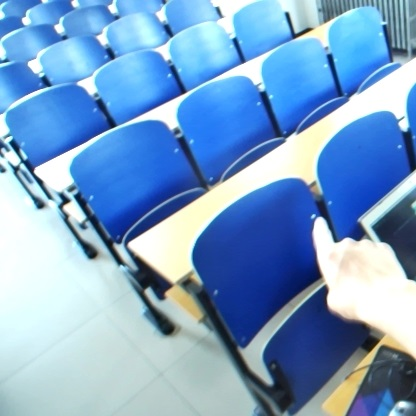
#> input picture NN_detection/1.bmp, 416 x 416 px
$ python ace.py   (older library calls are emulated)
#> lines starting #> are read from the running program, lines starting #| are printed output that depends on the picture
import cv2
import numpy as np
import math


# ACE 自适应图像增强


def stretchImage(data, s=0.005, bins=2000):  # 线性拉伸，去掉最大最小0.5%的像素值，然后线性拉伸至[0,1]
    ht = np.histogram(data, bins)
    d = np.cumsum(ht[0]) / float(data.size)
    lmin = 0
    lmax = bins - 1
    while lmin < bins:
        if d[lmin] >= s:
            break
        lmin += 1
    while lmax >= 0:
        if d[lmax] <= 1 - s:
            break
        lmax -= 1
    return np.clip((data - ht[1][lmin]) / (ht[1][lmax] - ht[1][lmin]), 0, 1)


g_para = {}


def getPara(radius=5):  # 根据半径计算权重参数矩阵
    global g_para
    m = g_para.get(radius, None)
    if m is not None:
        return m
    size = radius * 2 + 1
    m = np.zeros((size, size))
    for h in range(-radius, radius + 1):
        for w in range(-radius, radius + 1):
            if h == 0 and w == 0:
                continue
            m[radius + h, radius + w] = 1.0 / math.sqrt(h ** 2 + w ** 2)
    m /= m.sum()
    g_para[radius] = m
    return m


def zmIce(I, ratio=4, radius=300):  # 常规的ACE实现
    para = getPara(radius)
    height, width = I.shape
    zh, zw = [0] * radius + list(range(height)) + [height - 1] * radius, [0] * radius + list(range(width)) + [
        width - 1] * radius
    Z = I[np.ix_(zh, zw)]
    res = np.zeros(I.shape)
    for h in range(radius * 2 + 1):
        for w in range(radius * 2 + 1):
            if para[h][w] == 0:
                continue
            res += (para[h][w] * np.clip((I - Z[h:h + height, w:w + width]) * ratio, -1, 1))
    return res


def zmIceFast(I, ratio, radius):  # 单通道ACE快速增强实现
    height, width = I.shape[:2]

    if min(height, width) <= 2:
        return np.zeros(I.shape) + 0.5
    Rs = cv2.resize(I, (np.int((width + 1) / 2), np.int((height + 1) / 2)))
    Rf = zmIceFast(Rs, ratio, radius)  # 递归调用
    Rf = cv2.resize(Rf, (width, height))
    Rs = cv2.resize(Rs, (width, height))

    return Rf + zmIce(I, ratio, radius) - zmIce(Rs, ratio, radius)


def zmIceColor(I, ratio=2, radius=3):  # rgb三通道分别增强，ratio是对比度增强因子，radius是卷积模板半径
#> called with ratio = 2, radius = 3
    res = np.zeros(I.shape)
#> res: shape (416, 416, 3) float64; every value is 0
    for k in range(3):
        res[:, :, k] = stretchImage(zmIceFast(I[:, :, k], ratio, radius))
#> this loop made 3 passes
#> pass 1, in zmIceFast, `Rs = cv2.resize(I, (np.int((width + 1) / 2), np.int((height + 1) / 2)))`:
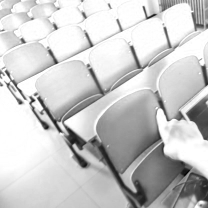
#> Rs: shape (208, 208) float64; min 0.00392, max 1, mean 0.79
#> pass 1, in zmIceFast (call 2), `Rs = cv2.resize(I, (np.int((width + 1) / 2), np.int((height + 1) / 2)))`:
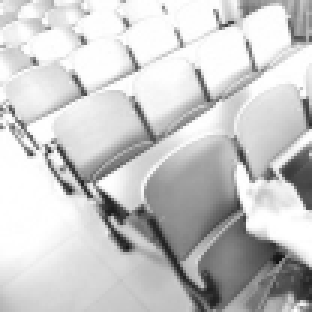
#> Rs: shape (104, 104) float64 (shown 3 times larger); min 0.076, max 1, mean 0.79
#> pass 1, in zmIceFast (call 3), `Rs = cv2.resize(I, (np.int((width + 1) / 2), np.int((height + 1) / 2)))`:
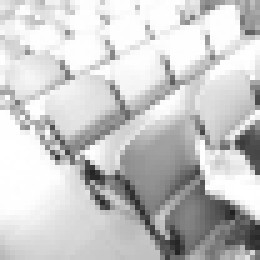
#> Rs: shape (52, 52) float64 (shown 5 times larger); min 0.131, max 1, mean 0.79
#> pass 1, in zmIceFast (call 4), `Rs = cv2.resize(I, (np.int((width + 1) / 2), np.int((height + 1) / 2)))`:
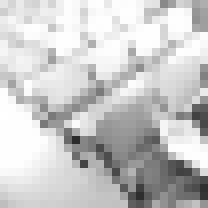
#> Rs: shape (26, 26) float64 (shown 8 times larger); min 0.175, max 1, mean 0.79
#> after the loop:
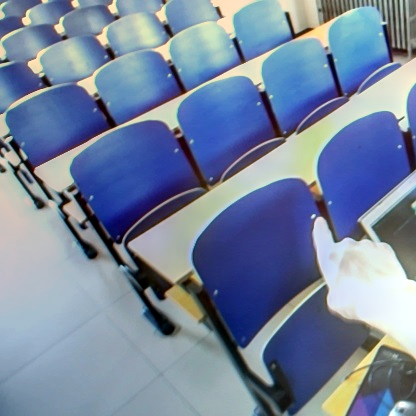
#> res: shape (416, 416, 3) float64; mean B, G, R 0.619, 0.52, 0.46
    return res


if __name__ == '__main__':
    m = zmIceColor(cv2.imread('1.bmp') / 255.0) * 255
    print(m)
#> (printed output is left out)
    cv2.imwrite('zmIce.jpg', m)

$ run again, with NN_detection/2.jpg saved as NN_detection/1.bmp
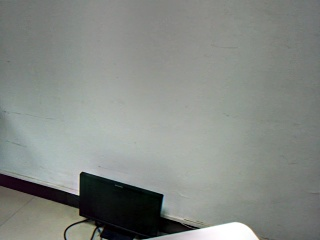
#> input picture NN_detection/2.jpg, 320 x 240 px
#> the loop in zmIceColor, `for k in range(3):` made 3 passes
#> pass 1, in zmIceFast (call 3), `Rs = cv2.resize(I, (np.int((width + 1) / 2), np.int((height + 1) / 2)))`:
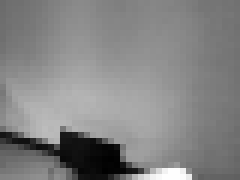
#> Rs: shape (30, 40) float64 (shown 6 times larger); min 0.0065, max 1, mean 0.519
#> pass 1, in zmIce (call 5), `Z = I[np.ix_(zh, zw)]`:
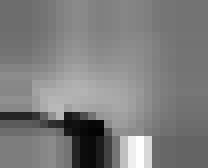
#> Z: shape (21, 26) float64 (shown 8 times larger); min 0.0124, max 0.999, mean 0.494
#> (printed output is left out)
